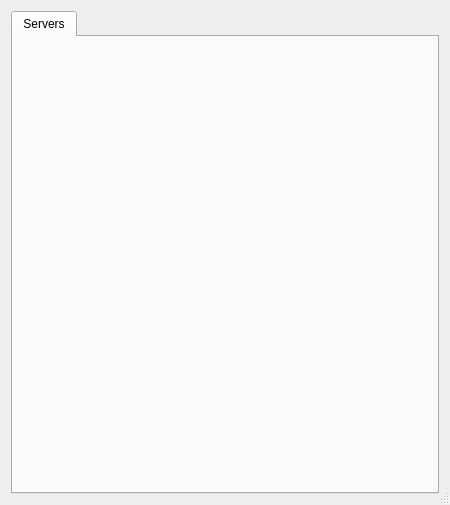
<?xml version="1.0" encoding="UTF-8"?>
<ui version="4.0">
 <class>settings_dialog</class>
 <widget class="QDialog" name="settings_dialog">
  <property name="geometry">
   <rect>
    <x>0</x>
    <y>0</y>
    <width>450</width>
    <height>505</height>
   </rect>
  </property>
  <property name="windowTitle">
   <string>Settings</string>
  </property>
  <property name="windowIcon">
   <iconset theme="QIcon::ThemeIcon::DocumentProperties"/>
  </property>
  <property name="sizeGripEnabled">
   <bool>true</bool>
  </property>
  <layout class="QVBoxLayout" name="verticalLayout">
   <item>
    <widget class="QTabWidget" name="tabWidget">
     <property name="tabPosition">
      <enum>QTabWidget::TabPosition::North</enum>
     </property>
     <property name="tabShape">
      <enum>QTabWidget::TabShape::Rounded</enum>
     </property>
     <widget class="QWidget" name="servers_tab">
      <attribute name="icon">
       <iconset theme="applications-internet"/>
      </attribute>
      <attribute name="title">
       <string>Servers</string>
      </attribute>
      <layout class="QGridLayout" name="gridLayout"/>
     </widget>
    </widget>
   </item>
  </layout>
 </widget>
 <resources/>
 <connections/>
</ui>
